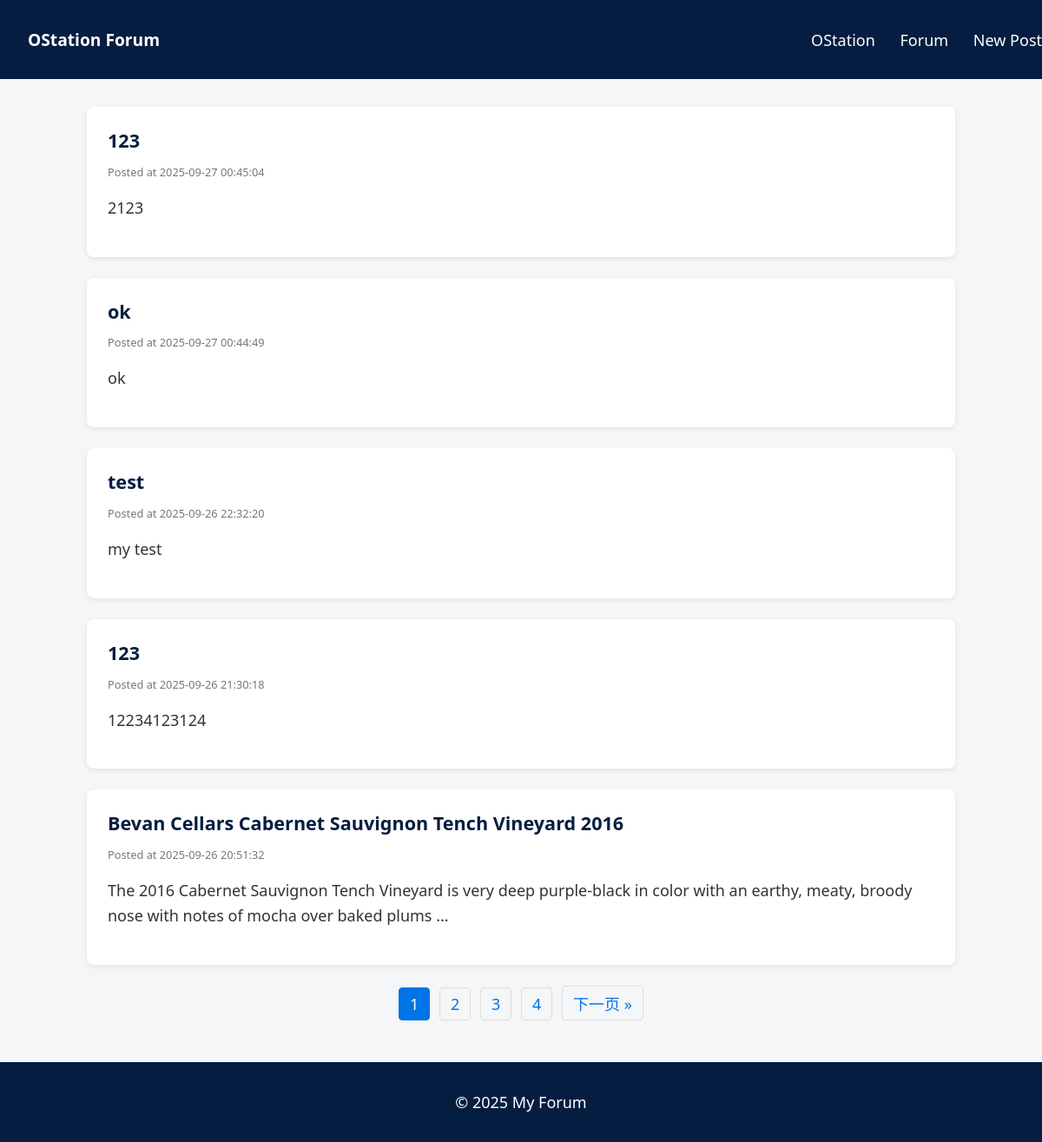
Before: /forum/ with the older database file.
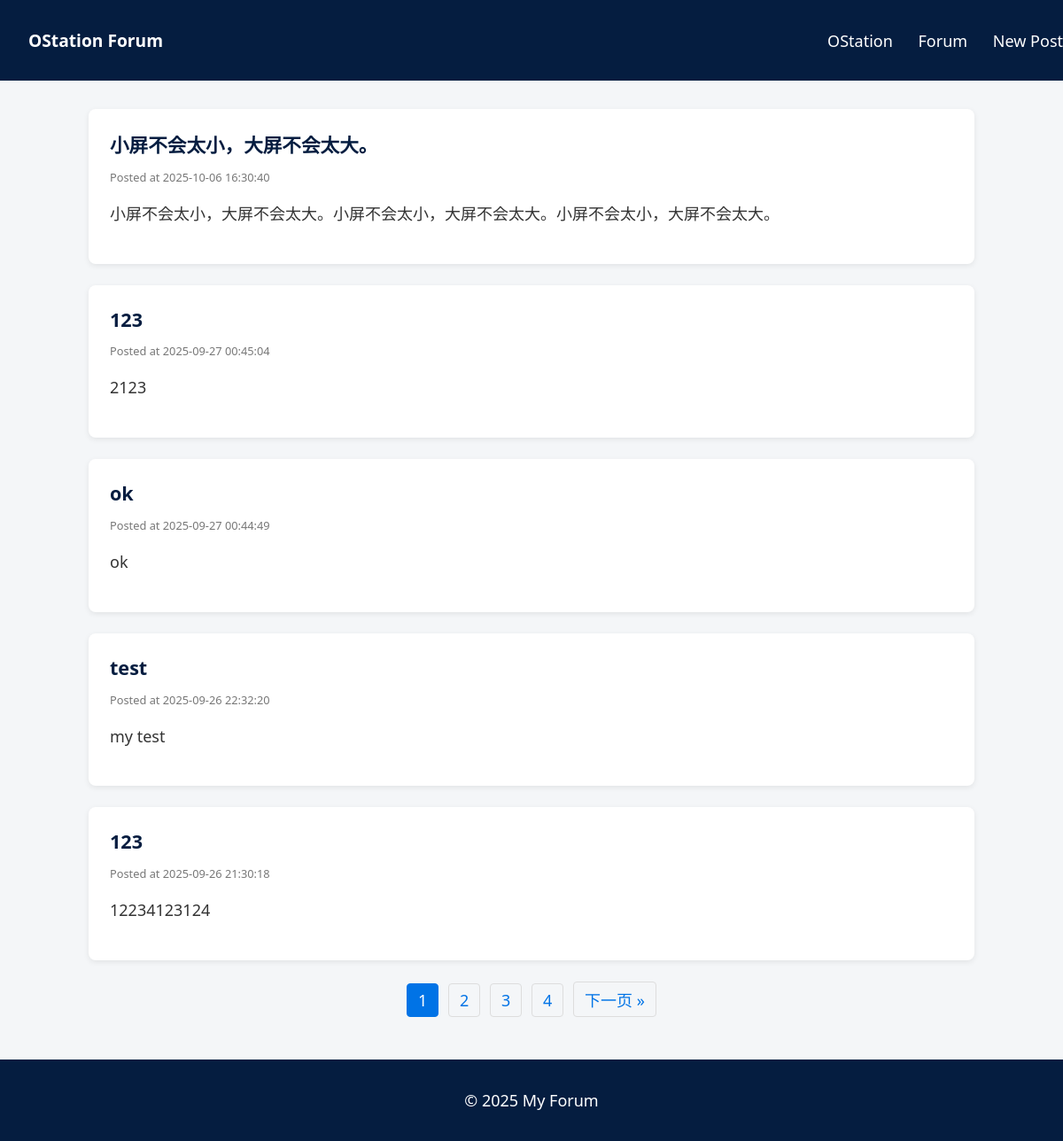
After: the same page with the newer database file.
### tables this page shows
CREATE TABLE forum_posts (
            id INTEGER PRIMARY KEY AUTOINCREMENT,
            user_id INTEGER,
            title TEXT NOT NULL,
            content TEXT NOT NULL,
            created_at DATETIME DEFAULT CURRENT_TIMESTAMP,
            FOREIGN KEY (user_id) REFERENCES user_info(id)
        );

### forum_app.py (the view)
@forum_bp.route("/")
def forum_index():
    page = request.args.get("page", 1, type=int)
    conn = get_db_connection()
    cursor = conn.cursor()
    cursor.execute("SELECT COUNT(*) FROM forum_posts")
    total_posts = cursor.fetchone()[0]
    total_pages = (total_posts + POSTS_PER_PAGE - 1) // POSTS_PER_PAGE
    offset = (page - 1) * POSTS_PER_PAGE
    cursor.execute(
        "SELECT * FROM forum_posts ORDER BY created_at DESC LIMIT ? OFFSET ?",
        (POSTS_PER_PAGE, offset)
    )
    posts = cursor.fetchall()
    conn.close()
    return render_template(
        "forum_index.html",
        posts=posts,
        page=page,
        total_pages=total_pages
    )

### forum_app.py (called while the page is built)
def get_db_connection():
    conn = sqlite3.connect(DB_PATH)
    conn.row_factory = sqlite3.Row  # 返回类似字典的行
    return conn

### templates/forum/forum_index.html (shortened to what this page needs)
<!DOCTYPE html>
<html lang="en">
<head>
    <link rel="stylesheet" href="{{ url_for('static', filename='css/forum.css') }}">
</head>
<body>
<header>
    <h1>OStation Forum </h1>
    <nav>
        <a href="{{ url_for('index') }}">OStation</a>
        <a href="{{ url_for('forum.forum_index') }}">Forum</a>
        <a href="{{ url_for('forum.forum_new_post') }}">New Post</a>
    </nav>
</header>
<main>
    {% for post in posts %}
    <div class="post-card">
        <h2><a href="{{ url_for('forum.forum_post', post_id=post['id']) }}">{{ post['title'] }}</a></h2>
        <p class="meta">Posted at {{ post['created_at'] }}</p>
        <p class="content-preview">{{ post['content'][:150] }}{% if post['content']|length > 150 %}...{% endif %}</p>
    </div>
    {% else %}
    <p>No posts yet. <a href="{{ url_for('forum.forum_new_post') }}">Create the first one!</a></p>
    {% endfor %}
    {% if total_pages > 1 %}
    <nav class="pagination">
        {% for p in range(1, total_pages+1) %}
            {% if p == page %}
                <span class="current">{{ p }}</span>
            {% else %}
                <a href="{{ url_for('forum.forum_index', page=p) }}">{{ p }}</a>
            {% endif %}
        {% endfor %}
        {% if page < total_pages %}
        <a href="{{ url_for('forum.forum_index', page=page+1) }}">下一页 »</a>
        {% endif %}
    </nav>
    {% endif %}
</main>
<footer>
    <p>&copy; 2025 My Forum</p>
</footer>
</body>
</html>

### static/css/forum.css (style rules this page uses)
body { font-family: "Segoe UI", Roboto, sans-serif; margin: 0; padding: 0; background: #f4f6f8; color: #333; font-size: clamp(1rem, 1.5vw, 1.4rem); }
header { background: #051d40; width: 100%; color: #fff; display: flex; justify-content: space-between; align-items: center; font-size: clamp(1rem, 1.5vw, 1.4rem); }
header h1 { margin: 2rem; font-size: clamp(1.2rem, 1.6vw, 2.0rem); }
nav a { color: #fff; margin-left: 1.5rem; text-decoration: none; font-weight: 500; transition: color 0.3s ease; font-size: clamp(1rem, 1.5vw, 1.4rem); }
main { max-width: 1000px; margin: 2rem auto; padding: 0 1rem; font-size: clamp(1rem, 1.5vw, 1.4rem); }
.post-card { background: #fff; border-radius: 8px; padding: 1.5rem; margin-bottom: 1.5rem; box-shadow: 0 2px 6px rgba(0, 0, 0, 0.08); transition: transform 0.2s ease, box-shadow 0.2s ease; font-size: clamp(1rem, 1.5vw, 1.4rem); }
.post-card h2 { margin: 0 0 0.5rem; font-size: clamp(1.25rem, 1.8vw, 2.2rem); }
.post-card h2 a { text-decoration: none; color: #051d40; transition: color 0.2s ease; }
.post-card .meta { font-size: clamp(0.8rem, 1vw, 1.0rem); color: #777; margin-bottom: 0.75rem; }
.post-card .content-preview { line-height: 1.6; }
footer { background: #051d40; color: #fff; text-align: center; padding: 1rem; margin-top: 3rem; font-size: clamp(0.9rem, 1.5vw, 2.0rem); }
.pagination { text-align: center; margin: 20px 0; font-size: clamp(1rem, 1.5vw, 1.8rem); }
.pagination a, .pagination span { display: inline-block; padding: 6px 12px; margin: 0 3px; border-radius: 4px; text-decoration: none; color: #0073e6; border: 1px solid #ddd; transition: background 0.3s; }
.pagination .current { background: #0073e6; color: white; border-color: #0073e6; }

Changed rows visible on the page:
no longer on this page (row unchanged): forum_posts: title "Bevan Cellars Cabernet Sauvignon Tench Vineyard 2016", created_at "2025-09-26 20:51:32", content "The 2016 Cabernet Sauvignon Tench Vineyard is very deep purple-black in color with an earthy, meaty, broody nose with notes of mocha over baked plums"
added forum_posts: title "小屏不会太小，大屏不会太大。", created_at "2025-10-06 16:30:40", content "小屏不会太小，大屏不会太大。小屏不会太小，大屏不会太大。小屏不会太小，大屏不会太大。"
